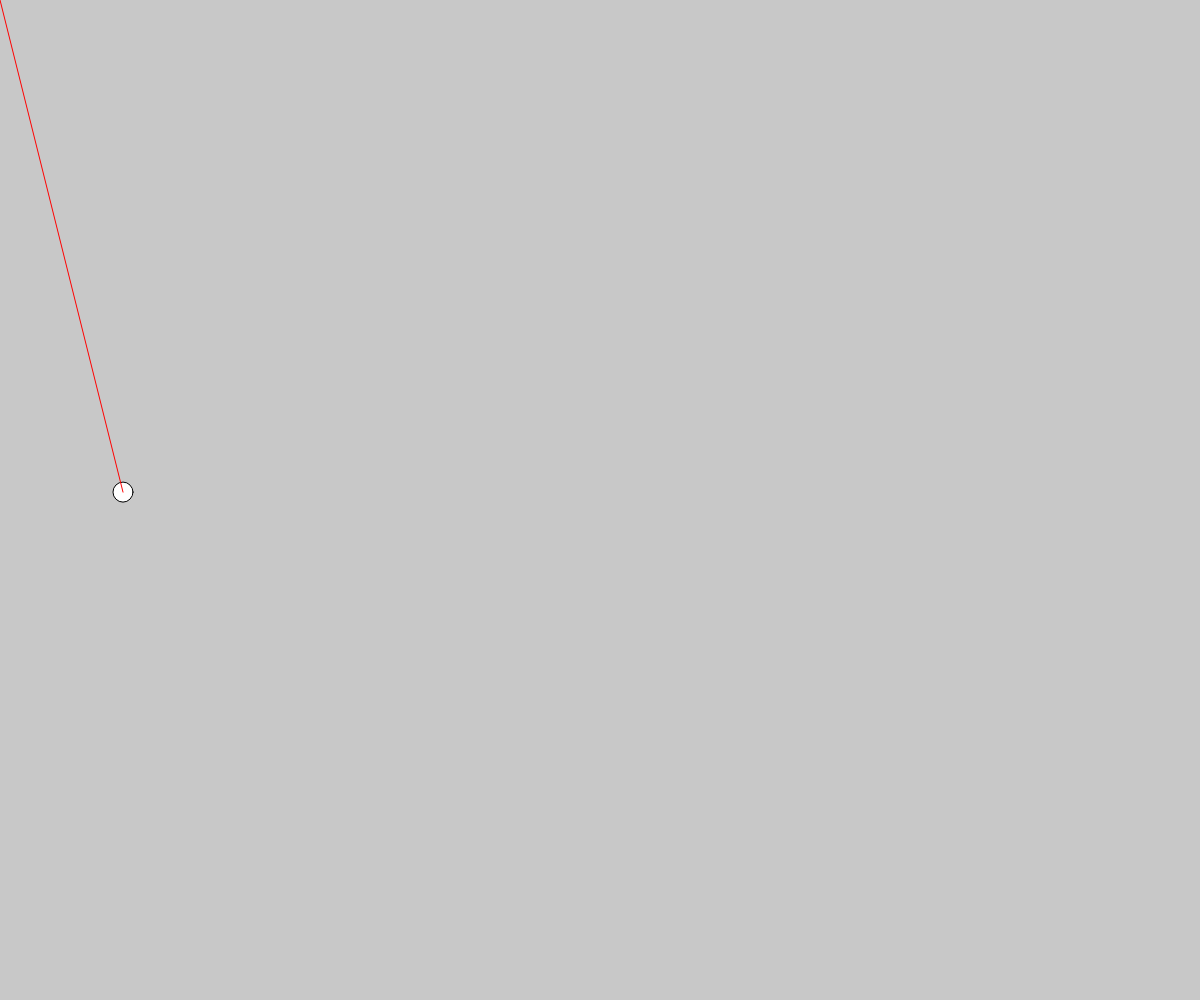
Frame 1 (no input)
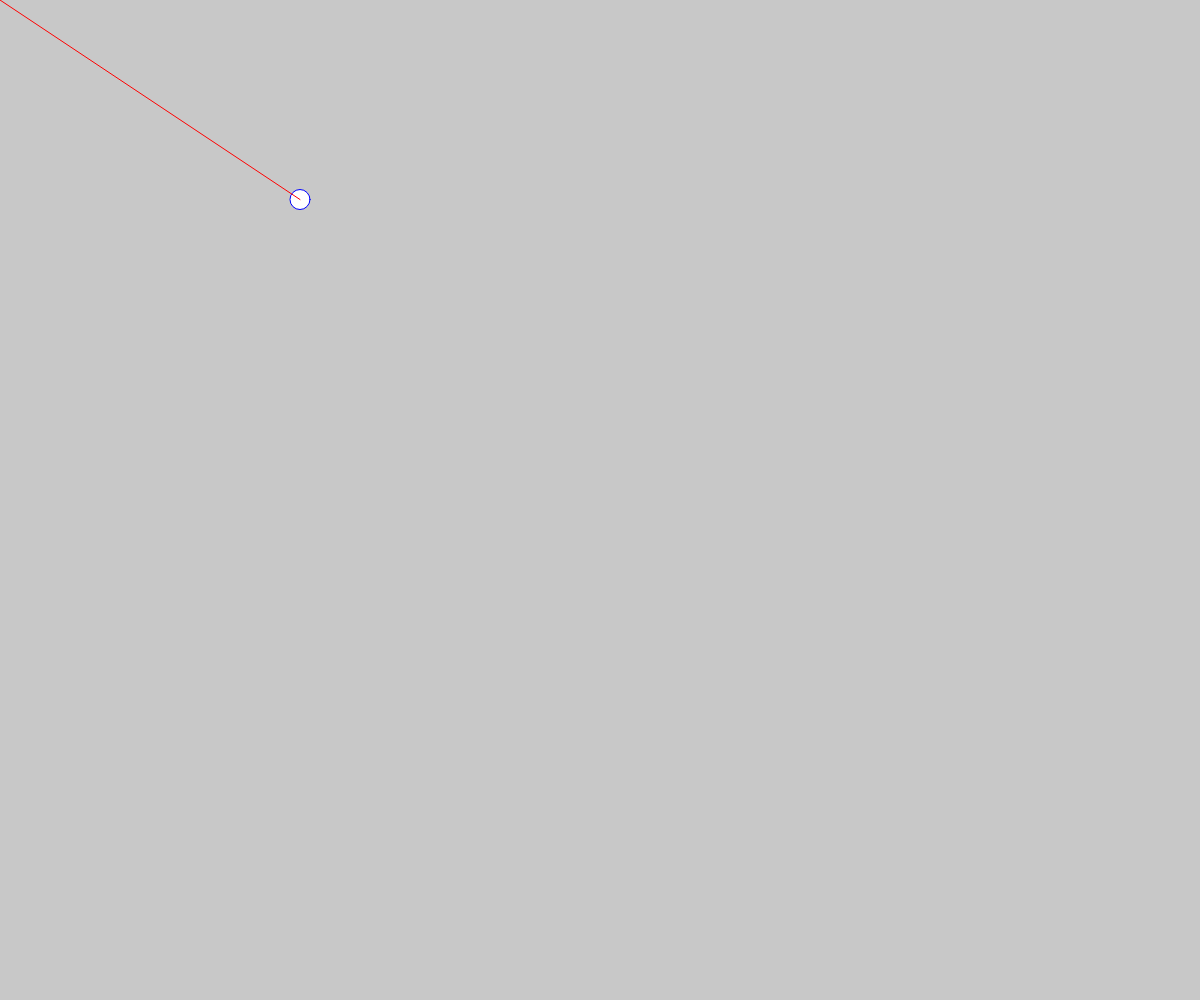
Frame 60 (no input)
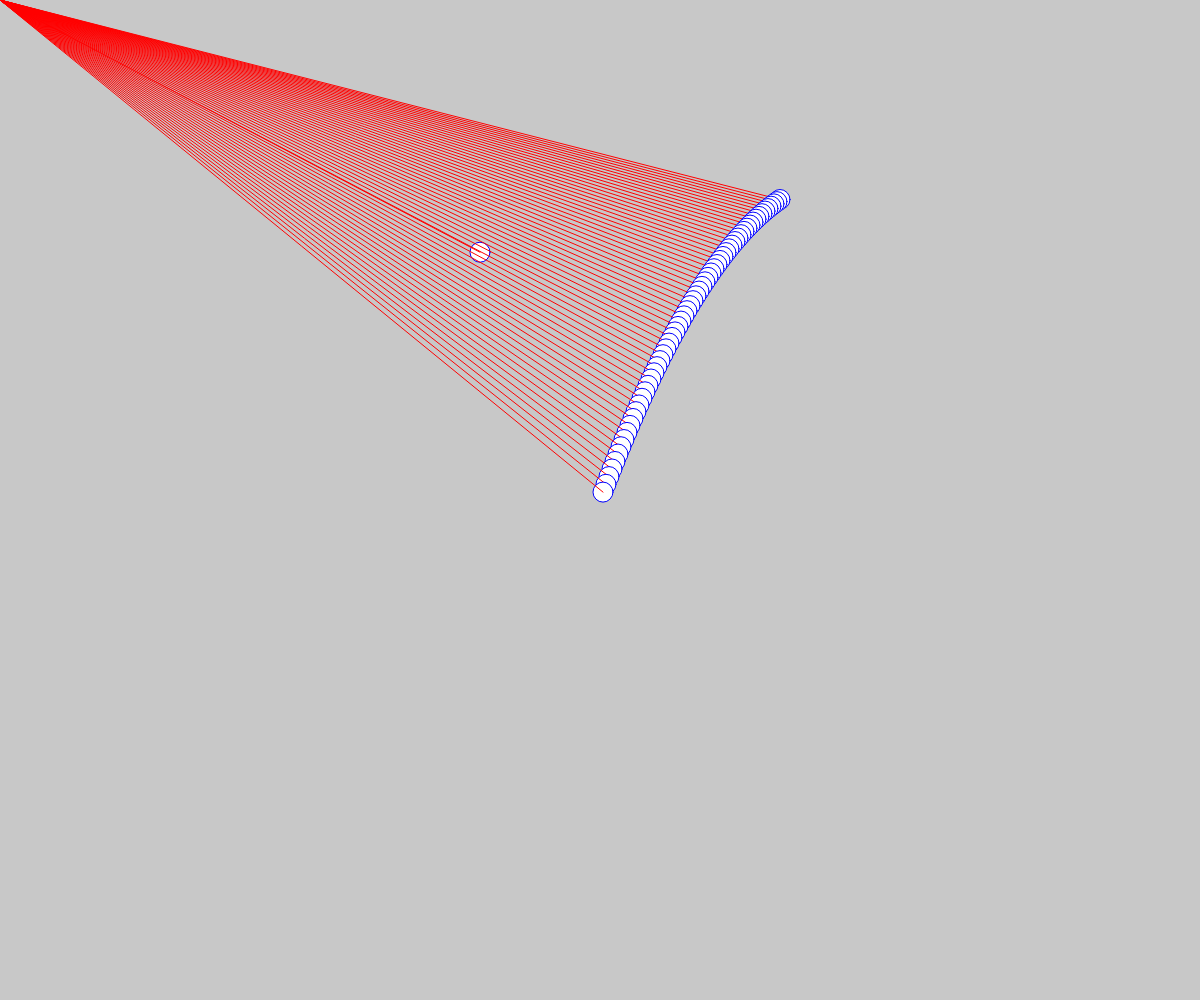
Frame 120 (the mouse pressed at the canvas centre since frame 60)

The p5.js sketch that drew these frames (run headless with seeded random() and noise() and a simulated clock; from frame 60 on, the mouse is pressed at the canvas centre):

// p5.js sketch
// ── sketch.js
// Vector Visualization
// Ethan Meachem
// 5/5/2025

let objects = []

function setup() {
  createCanvas(windowWidth, windowHeight);
  objects.push(new Ball(width*0.1, height*0.5));
}

function draw() {
  background(200)
 if (mouseIsPressed){
  objects.push(new Ball(mouseX,mouseY));
 }

  for (let o of objects){
    o.move();
    o.display();
  }
}

class Ball{
constructor(x,y){
  this.pos = createVector(x,y);
  this.velocity = createVector(3,-8);
  this.grav = createVector(0,0.0981);
}

move(){
  this.velocity.add(this.grav);

  this.pos.add(this.velocity);

  // if(this.pos.x < 0 || )

}

display(){
  //display ball
  circle(this.pos.x, this.pos.y, 20);

  //display vectors
  stroke(255,0,0)
  line(0,0,this.pos.x, this.pos.y)

  stroke(0,0,255)
  }

}
